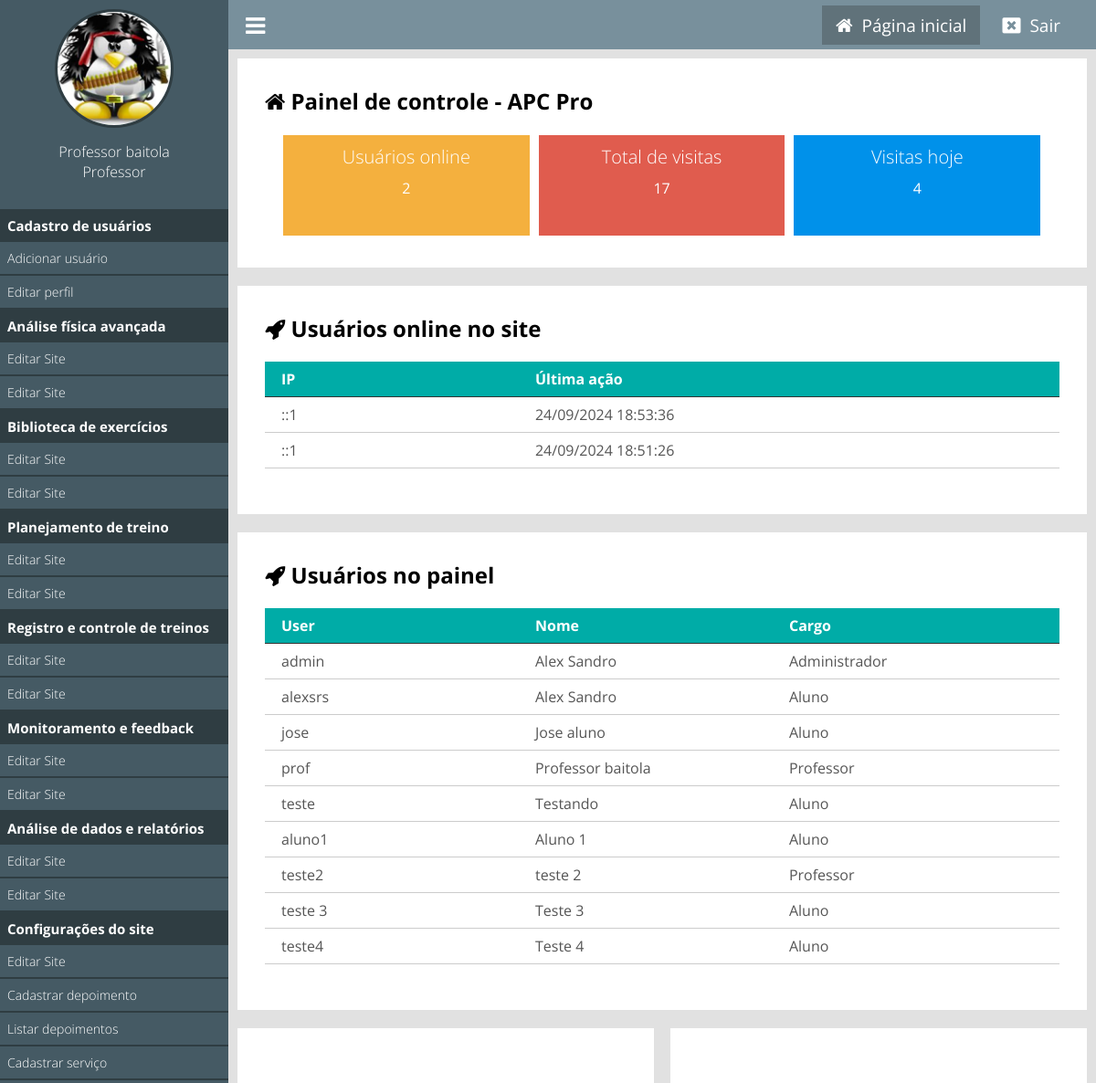
Page /painel/ (signed in) on the committed database.
### classes/MySql.php (called while the page is built)
<?php
    class MySql{
        private static $pdo;
        public static function conectar(){
            if(self::$pdo == null){
                try{
                    self::$pdo = new PDO('mysql:host='.HOST.';dbname='.DATABASE,USER,PASSWORD,array(PDO::MYSQL_ATTR_INIT_COMMAND => "SET NAMES utf8"));
                    self::$pdo->setAttribute(PDO::ATTR_ERRMODE,PDO::ERRMODE_EXCEPTION);
                }catch(Exception $e) {
                    echo 'erro ao conectar, tente novamente mais tarde';
                }
            }
            return self::$pdo;
        }
    }
?>

### painel/pages/home.php (the view, shortened to what this page needs)
<?php
    $usuariosOnline = Painel::listarUsuariosOnline();
    $pegarVisitasTotais = MySql::conectar()->prepare("SELECT * FROM `tb_admin.visitas`");
    $pegarVisitasTotais->execute();
    $pegarVisitasTotais = $pegarVisitasTotais->rowCount();
    $pegarVisitasHoje = MySql::conectar()->prepare("SELECT * FROM `tb_admin.visitas` WHERE dia =?");
    $pegarVisitasHoje->execute(array(date('Y-m-d')));
    $pegarVisitasHoje = $pegarVisitasHoje->rowCount();
?>
<div class="box-content left w100">
    <h2><i class="fa fa-home"></i> Painel de controle - <?php echo NOME_EMPRESA ?></h2>
    <div class="box-metricas">
    <div class="box-metrica-single">
        <div class="box-metrica-wraper">
            <h2>Usuários  online</h2>
                <p><?php echo count($usuariosOnline); ?></p>
            </div>
        </div>
        <div class="box-metrica-single">
            <div class="box-metrica-wraper">
                <h2>Total de visitas</h2>
                <p><?php echo $pegarVisitasTotais; ?></p>
            </div>
        </div>
        <div class="box-metrica-single">
            <div class="box-metrica-wraper">
                <h2>Visitas hoje</h2>
                <p><?php echo $pegarVisitasHoje; ?></p>
            </div>
        </div>
    </div>
</div>
<div class="box-content left w100">
    <h2><i class="fa fa-rocket" aria-hidden="true"></i> Usuários online no site</h2>
    <div class="table-responsive">
        <div class="row">
            <div class="col">
                <span>IP</span>
            </div>
            <div class="col">
                <span>Última ação</span>
            </div>
        </div>
    <?php
        foreach ($usuariosOnline as $key => $value) {
    ?>
        <div class="row">
            <div class="col">
                <span><?php echo $value['ip'] ?></span>
            </div>
            <div class="col">
                <span><?php echo date('d/m/Y H:i:s',strtotime($value['ultima_acao'])) ?></span>
            </div>
        </div>
    <?php } ?>
    </div>
</div>
<div class="box-content left w100">
    <h2><i class="fa fa-rocket" aria-hidden="true"></i> Usuários no painel</h2>
    <div class="table-responsive">
        <div class="row">
            <div class="col">
                <span>User</span>
            </div>
            <div class="col">
                <span>Nome</span>
            </div>
            <div class="col">
                <span>Cargo</span>
            </div>
        </div>
    <?php
        $usuariosPainel = MySql::conectar()->prepare("SELECT * FROM `tb_admin.usuarios`");
        $usuariosPainel->execute();
        $usuariosPainel = $usuariosPainel->fetchAll();
        foreach ($usuariosPainel as $key => $value) {
    ?>
        <div class="row">
            <div class="col">
                <span><?php echo $value['user'] ?></span>
            </div>
            <div class="col">
                <span><?php echo $value['nome'] ?></span>
            </div>
            <div class="col">
                <span><?php echo pegaCargo($value['cargo']); ?></span>
            </div>
        </div>
    <?php } ?>
    </div>
</div>
    <div class="box-content left w50">
    </div>
    <div class="box-content right w50">
    </div>

### painel/index.php
<?php
    include('../config.php');
    if(Painel::logado() == false){
        include('login.php');
    } else {
        include('main.php');
    }
?>

### painel/main.php (shortened to what this page needs)
<!DOCTYPE html>
<html lang="pt-br">
<head>
    <link rel="stylesheet" href="https://cdnjs.cloudflare.com/ajax/libs/font-awesome/4.7.0/css/font-awesome.min.css">
    <link href="<?php echo INCLUDE_PATH_PAINEL ?>css/style.css" rel="stylesheet"/>
</head>
<body>
<div class="menu">
    <div class="menu-wraper">
        <div class="box-usuario">
            <?php
                if($_SESSION['img'] == ''){
            ?>
                <div class="avatar-usuario">
                    <i class="fa fa-user"></i>
                </div>
            <?php } else { ?>
                <div class="imagem-usuario">
                    <img src="<?php echo INCLUDE_PATH_PAINEL ?>uploads/<?php echo $_SESSION['img']; ?>" />
                </div>
            <?php } ?>
            <div class="nome-usuario">
                <p><?php echo $_SESSION['nome']; ?></p>
                <p><?php echo pegaCargo($_SESSION['cargo']); ?></p>
            </div>
        </div>
        <div class="items-menu">
            <h2>Cadastro de usuários</h2>
            <a <?php selecionadoMenu('adicionar-usuario'); ?> <?php verificaPermissaoMenu(1); ?> href="<?php echo INCLUDE_PATH_PAINEL ?>adicionar-usuario">Adicionar usuário</a>
            <a <?php selecionadoMenu('editar-perfil'); ?>href="<?php echo INCLUDE_PATH_PAINEL ?>editar-perfil">Editar perfil</a>
            <h2>Análise física avançada</h2>
            <a <?php selecionadoMenu('editar-site'); ?>href="">Editar Site</a>
            <a <?php selecionadoMenu('editar-site'); ?>href="">Editar Site</a>
            <h2>Biblioteca de exercícios</h2>
            <a <?php selecionadoMenu('editar-site'); ?>href="">Editar Site</a>
            <a <?php selecionadoMenu('editar-site'); ?>href="">Editar Site</a>
            <h2>Planejamento de treino</h2>
            <a <?php selecionadoMenu('editar-site'); ?>href="">Editar Site</a>
            <a <?php selecionadoMenu('editar-site'); ?>href="">Editar Site</a>
            <h2>Registro e controle de treinos</h2>
            <a <?php selecionadoMenu('editar-site'); ?>href="">Editar Site</a>
            <a <?php selecionadoMenu('editar-site'); ?>href="">Editar Site</a>
            <h2>Monitoramento e feedback</h2>
            <a <?php selecionadoMenu('editar-site'); ?>href="">Editar Site</a>
            <a <?php selecionadoMenu('editar-site'); ?>href="">Editar Site</a>
            <h2>Análise de dados e relatórios</h2>
            <a <?php selecionadoMenu('editar-site'); ?>href="">Editar Site</a>
            <a <?php selecionadoMenu('editar-site'); ?>href="">Editar Site</a>
            <h2>Configurações do site</h2>
            <a <?php selecionadoMenu('editar-site'); ?>href="">Editar Site</a>
            <a <?php selecionadoMenu('cadastrar-depoimento'); ?>href="<?php echo INCLUDE_PATH_PAINEL ?>cadastrar-depoimento">Cadastrar depoimento</a>
            <a <?php selecionadoMenu('listar-depoimentos'); ?>href="<?php echo INCLUDE_PATH_PAINEL ?>listar-depoimentos">Listar depoimentos</a>
            <a <?php selecionadoMenu('cadastrar-servico'); ?>href="">Cadastrar serviço</a>
        </div>
    </div>
</div>
    <header>
        <div class="center">
            <div class="menu-btn">
                <i class="fa fa-bars"></i>
            </div>
            <div class="logout">
                <a <?php if(@$_GET['url'] == ''){ ?> style="background: #60727a; padding: 8px 15px;" <?php } ?> href="<?php echo INCLUDE_PATH_PAINEL ?>"><i class="fa fa-home"></i><span>Página inicial</span></a>
                <a href="<?php echo INCLUDE_PATH_PAINEL ?>?logout"><i class="fa fa-window-close"></i><span>Sair</span></a>
            </div>
        </div>
    </header>
<div class="content">
    <?php Painel::loadPage(); ?>
</div>
</body>
</html>

### config.php (shortened to what this page needs)
<?php
	function pegaCargo($indice){
		return Painel::$cargos[$indice];
	}
	function selecionadoMenu($par) {
		$url = isset($_GET['url']) ? explode('/', filter_var($_GET['url'], FILTER_SANITIZE_URL))[0] : '';
		if ($url === $par) {
			echo 'class="menu-active"';
		}
	}
	function verificaPermissaoMenu($permissao){
		if($_SESSION['cargo'] >= $permissao){
			return;
		} else {
			echo 'style="display:none;"';
		}
	}
?>

### classes/Painel.php (shortened to what this page needs)
<?php
    class Painel {
        public static function logado(){
            return isset($_SESSION['login']) ? true : false;
        }
        public static function loadPage(){
            if(isset($_GET['url'])){
                $url = explode('/',$_GET['url']);
                if(file_exists('pages/'.$url[0].'.php')){
                    include('pages/'.$url[0].'.php');
                } else {
                    header('Location: '.INCLUDE_PATH_PAINEL);
                }
            } else {
                include('pages/home.php');
            }
        }
        public static function listarUsuariosOnline(){
            $sql = MySql::conectar()->prepare("SELECT * FROM `tb_admin.online`");
            $sql->execute();
            return $sql->fetchAll();
        }
        public static function limparUsuariosOnline(){
            $date = date('Y-m-d H:i:s');
        }
    }
?>

### painel/css/style.css (style rules this page uses)
* { margin: 0; padding: 0; box-sizing: border-box; font-family: 'Open Sans', sans-serif; }
html,body { height: 100%; background: rgb(225,225,225); }
body { overflow-x: hidden; }
.center { padding: 0 2%; margin: 0 auto; }
header { position: relative; left: 250px; padding: 10px 0; background: #78909C; width: calc(100% - 250px); }
.logout { float: right; }
.logout a { padding: 0 20px; position: relative; top: 4px; color: white; font-size: 20px; text-decoration: none; }
.logout a > span { text-decoration: none; font-size: 19px; padding-left: 10px; }
.menu-btn { float: left; cursor: pointer; font-size: 25px; color: white; }
.menu-wraper { width: 250px; }
div.menu { overflow-x: hidden; overflow-y: auto; height: 100%; padding: 10px 0; position: fixed; left: 0; top: 0; background: #455A64; float: left; width: 250px; }
div.box-usuario { text-align: center; }
.imagem-usuario > img { display: inline-block; width: 130px; height: 130px; border-radius: 50%; border: 3px solid #2F3D42; }
.nome-usuario { text-align: center; margin-top: 10px; }
.nome-usuario p { color: white; font-size: 16px; font-weight: 300; }
.w100 { width: 100%; }
.w50 { width: 49%; }
.left { float: left; }
.right { float: right; }
.content { width: calc(100% - 250px); position: relative; left: 250px; padding: 10px; }
.box-content { background: white; padding: 30px; margin-bottom: 20px; }
.box-metricas h2 { font-weight: 300; font-size: 23px; }
.items-menu { margin-top: 30px; }
.items-menu h2 { text-align: left; font-weight: bold; font-size: 15px; background: #2F3D42; color: white; padding: 8px; }
.items-menu a { display: block; padding: 8px; font-weight: 300; font-size: 14px; text-decoration: none; color: white; border-bottom: 2px solid #2F3D42; }
.box-metricas { margin-top:16px; padding:0 15px; }
.box-metrica-single { float: left; position: relative; width: 33.3%; background: #F4B03E; border: 5px solid white; }
.box-metricas .box-metrica-single:nth-of-type(2) { background: #E05C4E; }
.box-metricas .box-metrica-single:nth-of-type(3) { background: #0091ea; }
.box-metrica-wraper { padding: 10px 20px; text-align: center; color: white; }
.box-metrica-wraper h2 { font-size: 20px; }
.box-metrica-wraper p { padding: 10px 0; font-size: 16px; }
.table-responsive { max-width: 960px; margin: 20px auto; }
.table-responsive .row:nth-of-type(1) { font-weight: bold; background: #00aca7; color: white; border-bottom: 1px solid #333; }
.table-responsive .row { color: #555; border-bottom: 1px solid #ccc; padding: 8px 18px; }
.col { float: left; width: 33.33%; }
@media screen and (max-width: 1200px) { .box-metrica-single { height: 120px; } }

### rows in the picture
tb_admin.online: ip "::1", ultima_acao "24/09/2024 18:53:36"
tb_admin.online: ip "::1", ultima_acao "24/09/2024 18:51:26"
tb_admin.usuarios: user "admin", nome "Alex Sandro", cargo "Administrador"
tb_admin.usuarios: user "alexsrs", nome "Alex Sandro", cargo "Aluno"
tb_admin.usuarios: user "jose", nome "Jose aluno", cargo "Aluno"
tb_admin.usuarios: user "prof", nome "Professor baitola", cargo "Professor"
tb_admin.usuarios: user "teste", nome "Testando", cargo "Aluno"
tb_admin.usuarios: user "aluno1", nome "Aluno 1", cargo "Aluno"
tb_admin.usuarios: user "teste2", nome "teste 2", cargo "Professor"
tb_admin.usuarios: user "teste 3", nome "Teste 3", cargo "Aluno"
tb_admin.usuarios: user "teste4", nome "Teste 4", cargo "Aluno"

### other values in the picture
$_SESSION['nome'] "Professor baitola"
pegaCargo($_SESSION['cargo']) "Professor"
NOME_EMPRESA "APC Pro"
count($usuariosOnline) "2"
$pegarVisitasTotais "17"
$pegarVisitasHoje "4"
